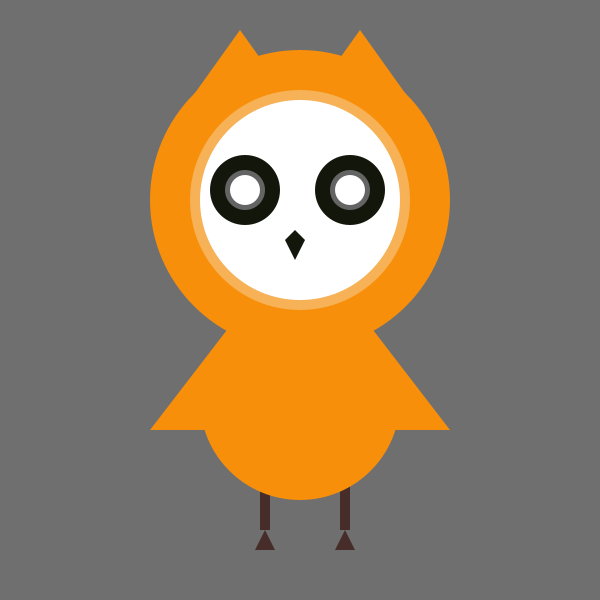
Frame 1 (no input)
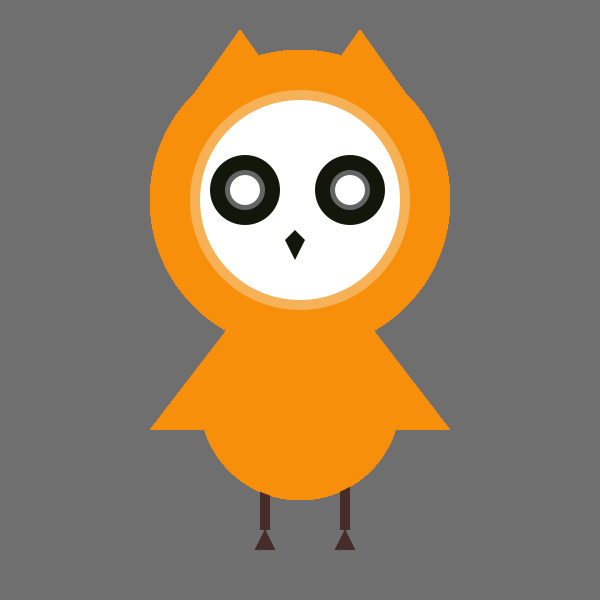
Frame 60 (the mouse pressed at the canvas centre just before this capture)
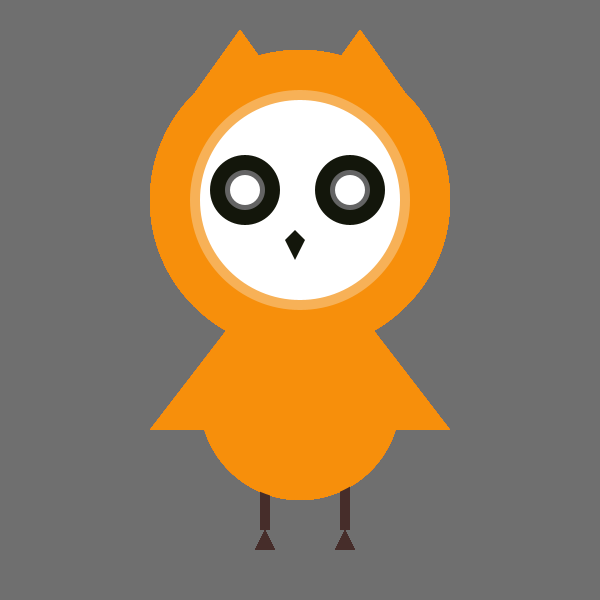
Frame 120 (the mouse held since frame 60 and released just before this capture)

The Processing sketch that drew these frames (run headless with seeded random() and noise(); from frame 60 on, the mouse is pressed at the canvas centre):

// Processing sketch: processing_109047
// ── processing_109047.pde

void setup() {
  size(600,600);
  background(111,111,111);
  smooth(); }
   
void draw() {
  println(mouseX + " : " + mouseY);

  
  /*귀*/
  
  noStroke();
  fill(247,143,11);
  triangle(190,100,290,100,240,30);
  
   noStroke();
  fill(247,143,11);
  triangle(310,100,410,100,360,30);
  
   /*다리*/
  fill(70,45,42);
  quad(260,530,260,480,270,480,270,530);
  fill(70,45,42);
  triangle(255,550,265,530,275,550);
   
  fill(70,45,42);
  quad(340,530,340,480,350,480,350,530);
  fill(70,45,42);
  triangle(335,550,345,530,355,550);
  

  /*몸통*/

   noStroke();
  fill(247,143,11);
  ellipse(300,400,200,200);

 
  /*얼굴*/ 
  
  noStroke();
  fill(247,143,11);
  ellipse(300,200,300,300);
  
   noStroke();
  fill(247,177,87);
  ellipse(300,200,220,220);
  
   noStroke();
  fill(1000,1000,1000);
  ellipse(300,200,200,200);
 
  
  /*왼쪽눈*/
  
  noStroke();
  fill(19,22,11);
  ellipse(245,190,70,70);
  
  noStroke();
  fill(100,100,100);
  ellipse(245,190,40,40);
  
  noStroke();
  fill(1000,1000,1000);
  ellipse(245,190,30,30);

  /*오른쪽눈*/
  
    noStroke();
  fill(19,22,11);
  ellipse(350,190,70,70);
  
  noStroke();
  fill(100,100,100);
  ellipse(350,190,40,40);
  
  noStroke();
  fill(1000,1000,1000);
  ellipse(350,190,30,30);

 /*입*/
  noStroke();
  fill(19,22,11);
  triangle(285,240,305,240,295,230);
  
  noStroke();
  fill(19,22,11);
  triangle(285,240,305,240,295,260);

 /*날개*/
 
  noStroke();
  fill(247,143,11);
  triangle(250,300,250,430,150,430);
  
  noStroke();
  fill(247,143,11);
  triangle(350,300,450,430,350,430);
 


  }
